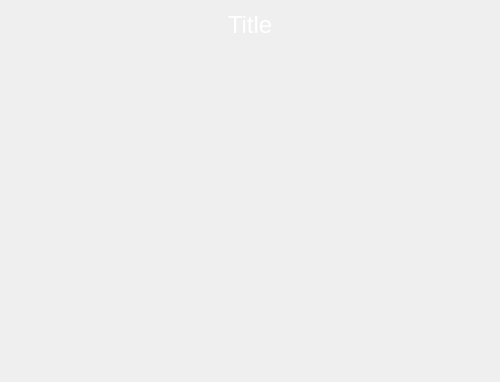
<?xml version="1.0" encoding="UTF-8"?>
<ui version="4.0">
 <class>Sn3DDialogBack</class>
 <widget class="QDialog" name="Sn3DDialogBack">
  <property name="geometry">
   <rect>
    <x>0</x>
    <y>0</y>
    <width>500</width>
    <height>382</height>
   </rect>
  </property>
  <property name="windowTitle">
   <string>Sn3DDialogBack</string>
  </property>
  <property name="styleSheet">
   <string notr="true">#widget_back{

border-image: url(:/images/dialog.png) 70;
border-width:70
}

QPushButton
{
color: rgb(255, 255, 255);

border-image: url(:/images/btn_normal_normal.png) 2;
border-width: 2;
}

QPushButton:hover
{
border-image: url(:/images/btn_normal_hover.png) 2;
border-width: 2; 
}

QPushButton:pressed
{
border-image: url(:/images/btn_normal_press.png) 2;
border-width: 2;
}

QPushButton:disabled
{
color: rgb(102, 102, 102);
border-image: url(:/images/btn_normal_disabled.png) 2;
border-width: 2;
}
QRadioButton {    
	color: #9b9b9b;	
    
	font: 14pt &quot;Arial&quot;;
}

QRadioButton::indicator:unchecked {
    
	color: #ffffff;
	border-image: url(:/images/ridio_norml.png);
}
QRadioButton::indicator:checked {
   color: #ffffff;
	border-image: url(:/images/rido_checked.png);
}

QLineEdit {
     border-width: 1px;
     border-style: solid;
     border-color: #606060;    
	color: rgb(231, 231, 231);

 }

QLineEdit:disabled
{

	 border-width: 1px;
     border-style: solid;
     border-color: #606060;    
	color: rgb(102, 102, 102);

}
/*QLabel{
	
	color: rgb(231, 231, 231);
}*/</string>
  </property>
  <layout class="QHBoxLayout" name="horizontalLayout">
   <property name="spacing">
    <number>0</number>
   </property>
   <property name="leftMargin">
    <number>0</number>
   </property>
   <property name="topMargin">
    <number>0</number>
   </property>
   <property name="rightMargin">
    <number>0</number>
   </property>
   <property name="bottomMargin">
    <number>0</number>
   </property>
   <item>
    <widget class="QWidget" name="widget_back" native="true">
     <property name="styleSheet">
      <string notr="true"/>
     </property>
     <layout class="QVBoxLayout" name="verticalLayout">
      <property name="spacing">
       <number>0</number>
      </property>
      <property name="leftMargin">
       <number>0</number>
      </property>
      <property name="topMargin">
       <number>0</number>
      </property>
      <property name="rightMargin">
       <number>0</number>
      </property>
      <property name="bottomMargin">
       <number>0</number>
      </property>
      <item>
       <widget class="QLabel" name="widget_top">
        <property name="minimumSize">
         <size>
          <width>0</width>
          <height>50</height>
         </size>
        </property>
        <property name="maximumSize">
         <size>
          <width>16777215</width>
          <height>50</height>
         </size>
        </property>
        <property name="font">
         <font>
          <pointsize>18</pointsize>
         </font>
        </property>
        <property name="styleSheet">
         <string notr="true">color: rgb(255, 255, 255);</string>
        </property>
        <property name="text">
         <string>Title</string>
        </property>
        <property name="alignment">
         <set>Qt::AlignCenter</set>
        </property>
       </widget>
      </item>
      <item>
       <widget class="QWidget" name="widget_content" native="true">
        <property name="minimumSize">
         <size>
          <width>500</width>
          <height>332</height>
         </size>
        </property>
        <property name="maximumSize">
         <size>
          <width>500</width>
          <height>332</height>
         </size>
        </property>
       </widget>
      </item>
     </layout>
    </widget>
   </item>
  </layout>
 </widget>
 <layoutdefault spacing="6" margin="11"/>
 <resources>
  <include location="../images.qrc"/>
 </resources>
 <connections/>
</ui>
